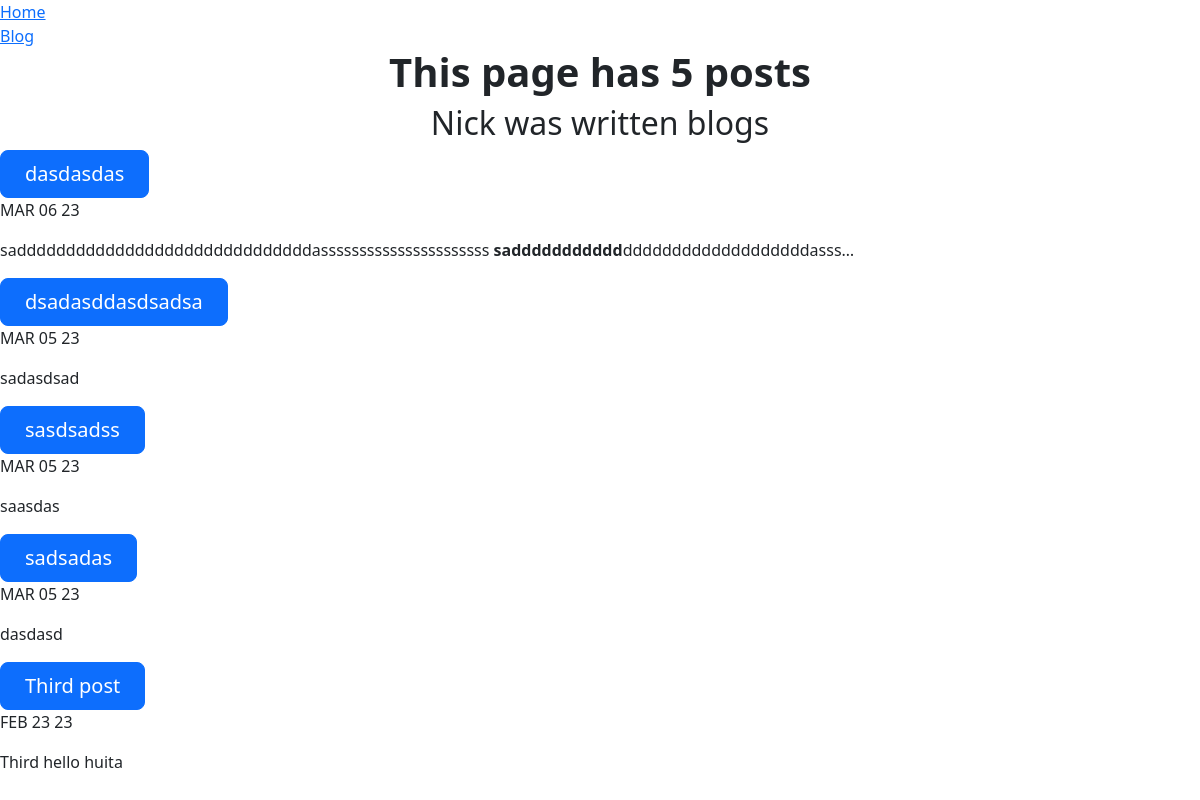
Screenshot of /blog/ with the database file from the repository.
### blog/models.py (models this page shows, shortened)
class Blog(models.Model):
    title = models.CharField(max_length=100)
    description = models.TextField(max_length=250)
    date = models.DateField()
    url = models.URLField()

### blog/views.py (the view)
# urls.py: path('', views.all_blogs, name='all_blogs'),
def all_blogs(request):
    blogs = Blog.objects.order_by('-date')
    return render(request, 'blog/all_blogs.html', {'blogs': blogs})

### blog/templates/blog/all_blogs.html (shortened to what this page needs)
{% extends 'portfolio/base.html' %}
{% block content %}
<!DOCTYPE html>
<html lang="en">
<link href=" https://cdn.jsdelivr.net/npm/bootstrap@5.2.3/dist/css/bootstrap.min.css " rel="stylesheet">
<head>
</head>
<body>
    <h1 class="d-grid gap-2 d-sm-flex justify-content-sm-center fw-bold">This page has {{ blogs.count }} post{{ blogs.count|pluralize }}</h1>
    <h2 class="d-grid gap-2 d-sm-flex justify-content-sm-center">Nick was written blogs</h2>
    {% for blog in blogs %}
    <a class="btn btn-primary btn-lg px-4 gap-3" href="{% url 'blog:detail' blog.id %}">{{blog.title}}</a>
    <p>{{blog.date|date:'M d y'|upper}}</p>
    <p>{{blog.description|safe|truncatechars:100}}</p>
    {% endfor %}
</body>
</html>
{% endblock content %}

### portfolio/templates/portfolio/base.html (shortened to what this page needs)
<!doctype html>
<html lang="en">
  <head>
  </head>
  {% load static %}
  <link rel="stylesheet" href="{% static 'portfolio/style.css' %}">
<body>
  <nav>
    <div class="flex_container">
      <div>
        <a href="{% url 'home' %}">Home</a>
      </div>
      <div>
        <a href="{% url 'blog:all_blogs' %}">Blog</a>
      </div>
    </div>
  </nav>
{% block content %}{% endblock %}
</body>
</html>

### rows the page displays
Blog: title "dasdasdas", date "MAR 06 23", description "saddddddddddddddddddddddddddddddassssssssssssssssssssss saddddddddddd dddddddddddddddddddasss…"
Blog: title "dsadasddasdsadsa", date "MAR 05 23", description "sadasdsad"
Blog: title "sasdsadss", date "MAR 05 23", description "saasdas"
Blog: title "sadsadas", date "MAR 05 23", description "dasdasd"
Blog: title "Third post", date "FEB 23 23", description "Third hello huita"

### other values shown
{{ blogs.count }} "5"
